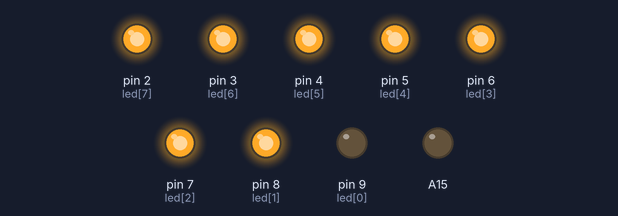
A sketch run on a simulated Arduino Mega 2560, built with avr-gcc and run on an emulated ATmega2560. Shown: output pins drawn as LEDs (lit = HIGH).

Above: at 0.2 s.
At 1.2 s:
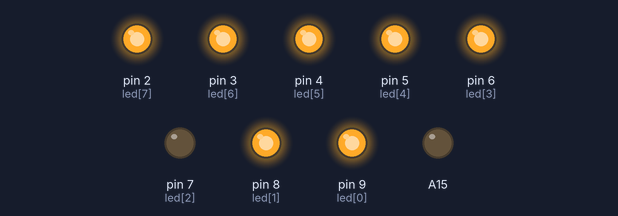
At 1.7 s:
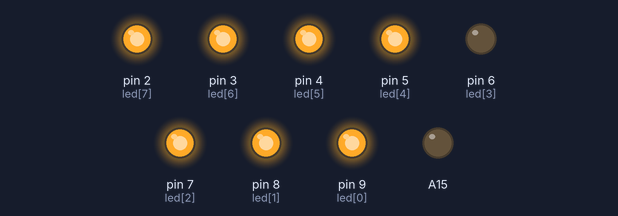
At 2.2 s:
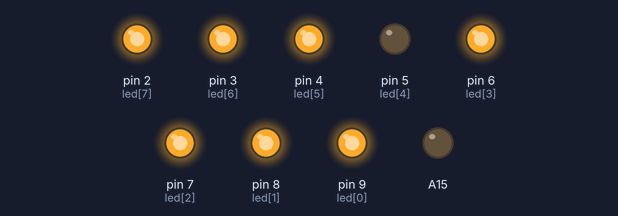
At 3.2 s:
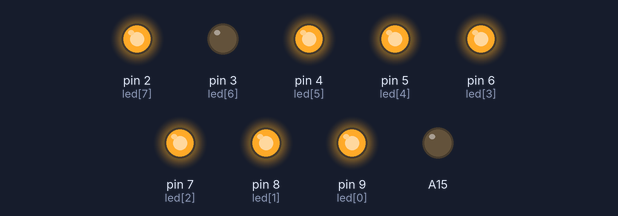
At 4.7 s:
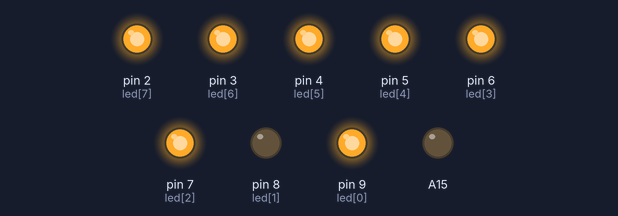
Timing chart, 0 to 5.2 s (numbered marks = the images above):
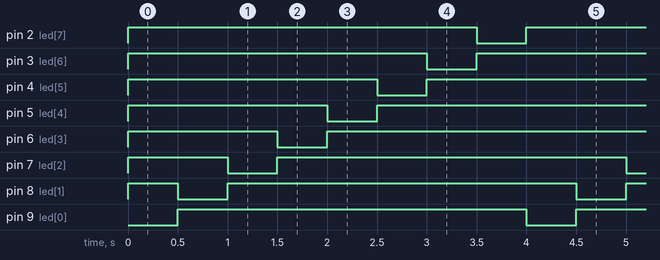

The sketch:

EXA4.ino
```cpp
const int led[] = {9, 8, 7, 6, 5, 4, 3, 2};

int j = 0;

void setup() {
  // put your setup code here, to run once:

    for(int i = 0; i < 8; i++)
    {

        pinMode(led[i], OUTPUT);
        pinMode(A15, OUTPUT);
        digitalWrite(A15, LOW);

    }

}

void loop() {
  // put your main code here, to run repeatedly:

    for(int i = 0; i < 8; i++)
    {

        digitalWrite(led[i], HIGH);

    }

    digitalWrite(led[j], LOW);
    delay(500);
    j++;
    if(j == 8)
    {

        j = 0;

    }

}
```

Measured:
- by itself, pin 2 (led[7]), pin 9 (led[0]): alternates HIGH for 3.5 s and LOW for 0.50 s
- by itself, pin 3 (led[6]), pin 4 (led[5]), pin 5 (led[4]), pin 6 (led[3]), pin 7 (led[2]), pin 8 (led[1]): repeats every 4.0 s: LOW 0.50 s, HIGH 3.5 s
- by itself, everything shown: repeats every 4.0 s, in 8 steps
